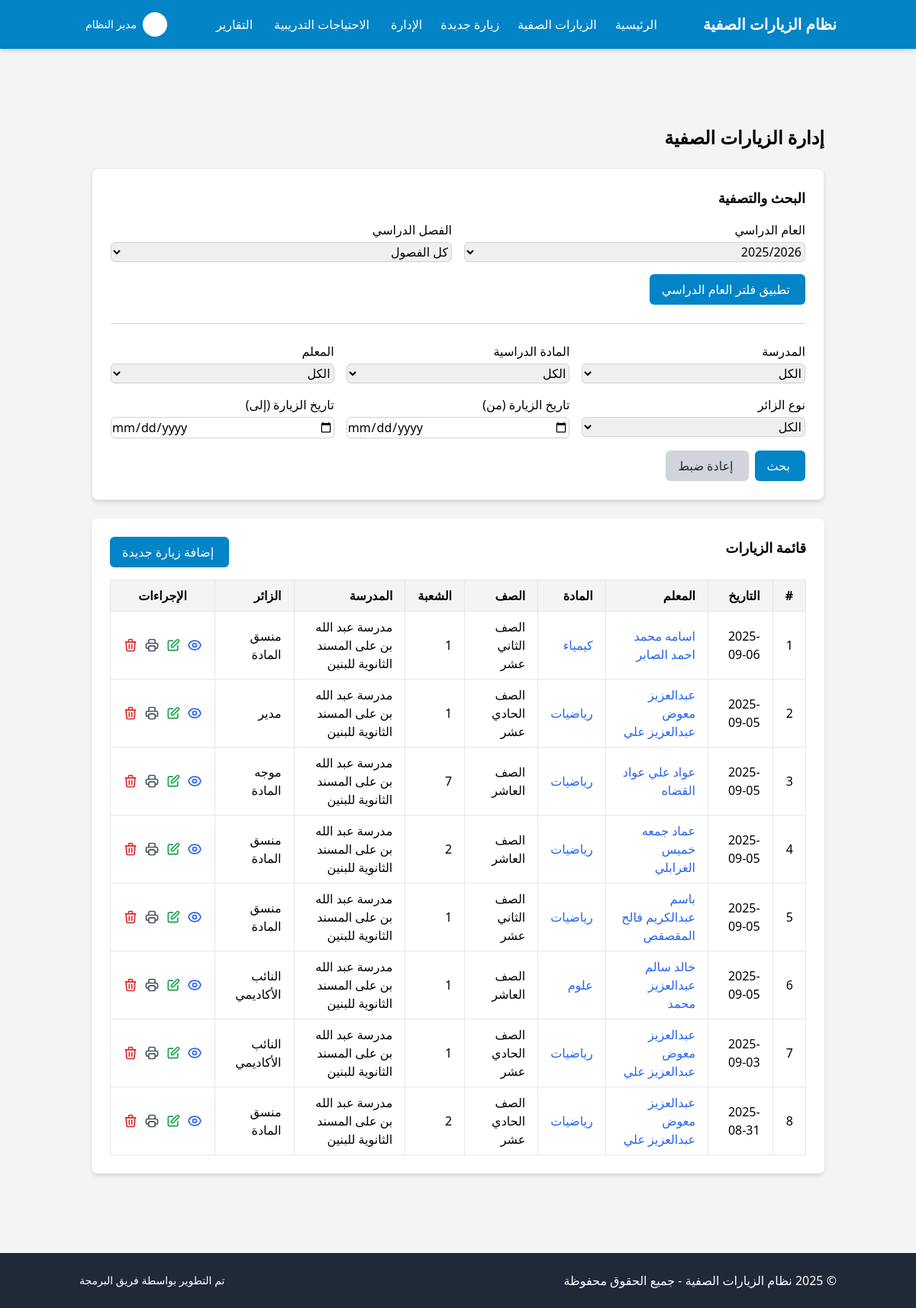
Screenshot of /visits.php (signed in) with the database file from the repository.
### tables this page shows
CREATE TABLE `visits` (
  `id` int NOT NULL,
  `school_id` int NOT NULL,
  `teacher_id` int NOT NULL,
  `subject_id` int NOT NULL,
  `grade_id` int NOT NULL,
  `section_id` int NOT NULL,
  `level_id` int NOT NULL,
  `visitor_type_id` int NOT NULL,
  `visitor_person_id` int DEFAULT NULL,
  `visit_date` date NOT NULL,
  `academic_year_id` int DEFAULT NULL,
  `visit_type` enum('full','partial') NOT NULL DEFAULT 'full',
  `attendance_type` enum('physical','remote','hybrid') NOT NULL DEFAULT 'physical',
  `has_lab` tinyint(1) NOT NULL DEFAULT '0',
  `general_notes` text,
  `recommendation_notes` text,
  `appreciation_notes` text,
  `total_score` decimal(5,2) DEFAULT NULL,
  `created_at` timestamp NULL DEFAULT CURRENT_TIMESTAMP,
  `updated_at` timestamp NULL DEFAULT CURRENT_TIMESTAMP ON UPDATE CURRENT_TIMESTAMP
);

CREATE TABLE `teachers` (
  `id` int NOT NULL,
  `name` varchar(255) NOT NULL,
  `personal_id` varchar(20) NOT NULL,
  `email` varchar(255) DEFAULT NULL,
  `job_title` varchar(50) NOT NULL DEFAULT '????????',
  `phone` varchar(20) DEFAULT NULL,
  `school_id` int NOT NULL,
  `created_at` timestamp NULL DEFAULT CURRENT_TIMESTAMP,
  `updated_at` timestamp NULL DEFAULT CURRENT_TIMESTAMP ON UPDATE CURRENT_TIMESTAMP,
  `user_id` int DEFAULT NULL
);

CREATE TABLE `subjects` (
  `id` int NOT NULL,
  `name` varchar(255) NOT NULL,
  `school_id` int DEFAULT NULL,
  `is_school_specific` tinyint(1) NOT NULL DEFAULT '0',
  `is_active` tinyint(1) NOT NULL DEFAULT '1',
  `created_by` int DEFAULT NULL,
  `updated_by` int DEFAULT NULL,
  `created_at` timestamp NULL DEFAULT CURRENT_TIMESTAMP,
  `updated_at` timestamp NULL DEFAULT CURRENT_TIMESTAMP ON UPDATE CURRENT_TIMESTAMP
);

CREATE TABLE `grades` (
  `id` int NOT NULL,
  `name` varchar(255) NOT NULL,
  `level_id` int NOT NULL,
  `created_at` timestamp NULL DEFAULT CURRENT_TIMESTAMP,
  `updated_at` timestamp NULL DEFAULT CURRENT_TIMESTAMP ON UPDATE CURRENT_TIMESTAMP
);

CREATE TABLE `sections` (
  `id` int NOT NULL,
  `name` varchar(255) NOT NULL,
  `grade_id` int NOT NULL,
  `school_id` int NOT NULL,
  `created_at` timestamp NULL DEFAULT CURRENT_TIMESTAMP,
  `updated_at` timestamp NULL DEFAULT CURRENT_TIMESTAMP ON UPDATE CURRENT_TIMESTAMP
);

CREATE TABLE `schools` (
  `id` int NOT NULL,
  `name` varchar(255) NOT NULL,
  `phone` varchar(20) DEFAULT NULL,
  `created_at` timestamp NULL DEFAULT CURRENT_TIMESTAMP,
  `updated_at` timestamp NULL DEFAULT CURRENT_TIMESTAMP ON UPDATE CURRENT_TIMESTAMP,
  `school_code` varchar(20) DEFAULT NULL,
  `email` varchar(255) DEFAULT NULL,
  `address` text,
  `logo` varchar(255) DEFAULT NULL
);

CREATE TABLE `visitor_types` (
  `id` int NOT NULL,
  `name` varchar(255) NOT NULL,
  `created_at` timestamp NULL DEFAULT CURRENT_TIMESTAMP,
  `updated_at` timestamp NULL DEFAULT CURRENT_TIMESTAMP ON UPDATE CURRENT_TIMESTAMP
);

### includes/db_connection.php (called while the page is built, shortened)
<?php
$dsn = "mysql:host=" . DB_HOST . ";dbname=" . DB_NAME . ";charset=" . DB_CHARSET;
$options = [
    PDO::ATTR_ERRMODE            => PDO::ERRMODE_EXCEPTION,
    PDO::ATTR_DEFAULT_FETCH_MODE => PDO::FETCH_ASSOC,
    PDO::ATTR_EMULATE_PREPARES   => false,
];
try {
    $pdo = new PDO($dsn, DB_USER, DB_PASS, $options);
    $pdo->exec("SET NAMES utf8mb4");
    $pdo->exec("SET CHARACTER SET utf8mb4");
    $pdo->exec("SET collation_connection = utf8mb4_unicode_ci");
} catch (PDOException $e) {
    die("فشل الاتصال بقاعدة البيانات: " . $e->getMessage());
}
function query($sql, $params = []) {
    global $pdo;
    $stmt = $pdo->prepare($sql);
    $stmt->execute($params);
    return $stmt->fetchAll();
}
function query_row($sql, $params = []) {
    global $pdo;
    $stmt = $pdo->prepare($sql);
    $stmt->execute($params);
    return $stmt->fetch();
}

### includes/functions.php (called while the page is built, shortened)
<?php
function get_active_academic_year() {
    return query_row("SELECT * FROM academic_years WHERE is_active = 1 LIMIT 1");
}

### visits.php (the view, shortened to what this page needs)
<?php
require_once 'includes/db_connection.php';
require_once 'includes/functions.php';
$user_role_name = $_SESSION['role_name'];
require_once 'includes/header.php';
if (!isset($_SESSION['selected_academic_year'])) {
    $active_year = get_active_academic_year();
}
$selected_year_id = $_SESSION['selected_academic_year'];
$selected_term = $_SESSION['selected_term'] ?? 'all';
$items_per_page = 10;
$current_page = isset($_GET['page']) ? max(1, intval($_GET['page'])) : 1;
$offset = ($current_page - 1) * $items_per_page;
$academic_years_query = "SELECT * FROM academic_years ORDER BY id DESC";
$academic_years = query($academic_years_query);
$search_condition = " WHERE v.academic_year_id = ?";
$search_params = [$selected_year_id];
$visits_sql = "
    SELECT
        v.id,
        v.visit_date,
        t.id AS teacher_id,
        t.name AS teacher_name,
        s.name AS school_name,
        vt.name AS visitor_type,
        g.name AS grade_name,
        sec.name AS section_name,
        subj.id AS subject_id,
        subj.name AS subject_name
    FROM
        visits v
    JOIN
        teachers t ON v.teacher_id = t.id
    JOIN
        schools s ON v.school_id = s.id
    JOIN
        visitor_types vt ON v.visitor_type_id = vt.id
    JOIN
        grades g ON v.grade_id = g.id
    JOIN
        sections sec ON v.section_id = sec.id
    JOIN
        subjects subj ON v.subject_id = subj.id
    $search_condition
    ORDER BY
        v.visit_date DESC
    LIMIT $offset, $items_per_page
";
try {
    $visits = query($visits_sql, $search_params);
} catch (Exception $e) {
    $visits = [];
    $alert_message = show_alert('حدث خطأ أثناء استرجاع البيانات: ' . $e->getMessage(), 'error');
}
?>
<div class="container mx-auto px-4 py-8" style="margin-top: 20px;">
    <h1 class="text-2xl font-bold mb-6">إدارة الزيارات الصفية</h1>
    <div class="bg-white rounded-lg shadow-md border border-gray-200 p-6 mb-6">
        <h2 class="text-lg font-semibold mb-4">البحث والتصفية</h2>
        <form action="" method="post" class="space-y-4">
            <div class="grid grid-cols-1 md:grid-cols-2 gap-4">
                <div>
                    <label for="academic_year_id" class="block mb-1">العام الدراسي</label>
                    <select id="academic_year_id" name="academic_year_id" class="w-full border border-gray-300 shadow-sm rounded-md focus:border-primary-500 focus:ring focus:ring-primary-200">
                        <?php foreach ($academic_years as $year): ?>
                        <option value="<?= $year['id'] ?>" <?= $year['id'] == $selected_year_id ? 'selected' : '' ?>>
                            <?= htmlspecialchars($year['name']) ?>
                        </option>
                        <?php endforeach; ?>
                    </select>
                </div>
                <div>
                    <label for="term" class="block mb-1">الفصل الدراسي</label>
                    <select id="term" name="term" class="w-full border border-gray-300 shadow-sm rounded-md focus:border-primary-500 focus:ring focus:ring-primary-200">
                        <option value="all" <?= $selected_term == 'all' ? 'selected' : '' ?>>كل الفصول</option>
                    </select>
                </div>
                <div class="md:col-span-2">
                    <button type="submit" name="filter_academic_year" class="inline-flex items-center px-4 py-2 bg-primary-600 text-white rounded-md shadow-sm hover:bg-primary-700 focus:outline-none focus:ring-2 focus:ring-primary-500">
                        تطبيق فلتر العام الدراسي
                    </button>
                </div>
            </div>
        </form>
        <hr class="my-6 border-gray-300">
        <?php if ($user_role_name !== 'Teacher'): ?>
        <form action="" method="get" class="space-y-4">
            <div class="grid grid-cols-1 md:grid-cols-3 gap-4">
                <div>
                    <label for="school_id" class="block mb-1">المدرسة</label>
                    <select id="school_id" name="school_id" class="w-full border border-gray-300 shadow-sm rounded-md focus:border-primary-500 focus:ring focus:ring-primary-200">
                        <option value="0">الكل</option>
                    </select>
                </div>
                <div>
                    <label for="subject_id" class="block mb-1">المادة الدراسية</label>
                    <select id="subject_id" name="subject_id" class="w-full border border-gray-300 shadow-sm rounded-md focus:border-primary-500 focus:ring focus:ring-primary-200">
                        <option value="0">الكل</option>
                    </select>
                </div>
                <div>
                    <label for="teacher_id" class="block mb-1">المعلم</label>
                    <select id="teacher_id" name="teacher_id" class="w-full border border-gray-300 shadow-sm rounded-md focus:border-primary-500 focus:ring focus:ring-primary-200">
                        <option value="0">الكل</option>
                    </select>
                </div>
            </div>
            <div class="grid grid-cols-1 md:grid-cols-3 gap-4">
                <div>
                    <label for="visitor_type_id" class="block mb-1">نوع الزائر</label>
                    <select id="visitor_type_id" name="visitor_type_id" class="w-full border border-gray-300 shadow-sm rounded-md focus:border-primary-500 focus:ring focus:ring-primary-200">
                        <option value="0">الكل</option>
                    </select>
                </div>
                <div>
                    <label for="visit_date_from" class="block mb-1">تاريخ الزيارة (من)</label>
                    <input type="date" id="visit_date_from" name="visit_date_from" class="w-full border border-gray-300 shadow-sm rounded-md focus:border-primary-500 focus:ring focus:ring-primary-200"
                           value="<?= isset($_GET['visit_date_from']) ? htmlspecialchars($_GET['visit_date_from']) : '' ?>">
                </div>
                <div>
                    <label for="visit_date_to" class="block mb-1">تاريخ الزيارة (إلى)</label>
                    <input type="date" id="visit_date_to" name="visit_date_to" class="w-full border border-gray-300 shadow-sm rounded-md focus:border-primary-500 focus:ring focus:ring-primary-200"
                           value="<?= isset($_GET['visit_date_to']) ? htmlspecialchars($_GET['visit_date_to']) : '' ?>">
                </div>
            </div>
            <div class="flex items-end">
                <button type="submit" name="search" value="1" class="bg-primary-600 text-white px-4 py-2 rounded-md hover:bg-primary-700 transition-colors">
                    بحث
                </button>
                <a href="visits.php" class="bg-gray-300 text-gray-800 px-4 py-2 rounded-md hover:bg-gray-400 transition-colors mr-2">
                    إعادة ضبط
                </a>
            </div>
        </form>
        <?php endif; ?>
    </div>
    <div class="bg-white rounded-lg shadow-md p-6">
        <div class="flex justify-between mb-4">
            <h2 class="text-lg font-semibold">قائمة الزيارات</h2>
            <a href="evaluation_form.php" class="bg-primary-600 text-white px-4 py-2 rounded-md hover:bg-primary-700 transition-colors">
                إضافة زيارة جديدة
            </a>
        </div>
        <?php if (empty($visits)): ?>
            <p class="text-gray-500">لا توجد زيارات مسجلة.</p>
        <?php else: ?>
            <div class="overflow-x-auto">
                <table class="min-w-full border-collapse">
                    <thead>
                        <tr class="bg-gray-100">
                            <th class="px-4 py-2 border text-right">#</th>
                            <th class="px-4 py-2 border text-right">التاريخ</th>
                            <th class="px-4 py-2 border text-right">المعلم</th>
                            <th class="px-4 py-2 border text-right">المادة</th>
                            <th class="px-4 py-2 border text-right">الصف</th>
                            <th class="px-4 py-2 border text-right">الشعبة</th>
                            <th class="px-4 py-2 border text-right">المدرسة</th>
                            <th class="px-4 py-2 border text-right">الزائر</th>
                            <th class="px-4 py-2 border text-center">الإجراءات</th>
                        </tr>
                    </thead>
                    <tbody>
                        <?php foreach ($visits as $index => $visit): ?>
                            <tr class="hover:bg-gray-50">
                                <td class="px-4 py-2 border"><?= $offset + $index + 1 ?></td>
                                <td class="px-4 py-2 border"><?= date('Y-m-d', strtotime($visit['visit_date'])) ?></td>
                                <td class="px-4 py-2 border">
                                    <a href="class_performance_report.php?teacher_id=<?= $visit['teacher_id'] ?>" class="text-blue-600 hover:text-blue-800">
                                        <?= htmlspecialchars($visit['teacher_name']) ?>
                                    </a>
                                </td>
                                <td class="px-4 py-2 border">
                                    <a href="subject_detailed_report.php?subject_id=<?= $visit['subject_id'] ?>" class="text-blue-600 hover:text-blue-800">
                                        <?= htmlspecialchars($visit['subject_name']) ?>
                                    </a>
                                </td>
                                <td class="px-4 py-2 border"><?= htmlspecialchars($visit['grade_name']) ?></td>
                                <td class="px-4 py-2 border"><?= htmlspecialchars($visit['section_name']) ?></td>
                                <td class="px-4 py-2 border"><?= htmlspecialchars($visit['school_name']) ?></td>
                                <td class="px-4 py-2 border"><?= htmlspecialchars($visit['visitor_type']) ?></td>
                                <td class="px-4 py-2 border text-center">
                                    <div class="flex space-x-2 space-x-reverse justify-center">
                                        <a href="view_visit.php?id=<?= $visit['id'] ?>" class="text-blue-600 hover:text-blue-800" title="عرض">
                                        </a>
                                        <?php if ($user_role_name !== 'Teacher'): ?>
                                        <a href="edit_visit.php?id=<?= $visit['id'] ?>" class="text-green-600 hover:text-green-800" title="تعديل">
                                            <svg xmlns="http://www.w3.org/2000/svg" class="h-5 w-5" fill="none" viewBox="0 0 24 24" stroke="currentColor">
                                                <path stroke-linecap="round" stroke-linejoin="round" stroke-width="2" d="M11 5H6a2 2 0 00-2 2v11a2 2 0 002 2h11a2 2 0 002-2v-5m-1.414-9.414a2 2 0 112.828 2.828L11.828 15H9v-2.828l8.586-8.586z" />
                                            </svg>
                                        </a>
                                        <?php endif; ?>
                                        <a href="print_visit.php?id=<?= $visit['id'] ?>" class="text-gray-600 hover:text-gray-800" title="طباعة">
                                        </a>
                                        <?php if ($user_role_name !== 'Teacher'): ?>
                                        <a href="delete_visit.php?id=<?= $visit['id'] ?>" class="text-red-600 hover:text-red-800"
                                           onclick="return confirm('هل أنت متأكد من حذف هذه الزيارة؟');" title="حذف">
                                            <svg xmlns="http://www.w3.org/2000/svg" class="h-5 w-5" fill="none" viewBox="0 0 24 24" stroke="currentColor">
                                                <path stroke-linecap="round" stroke-linejoin="round" stroke-width="2" d="M19 7l-.867 12.142A2 2 0 0116.138 21H7.862a2 2 0 01-1.995-1.858L5 7m5 4v6m4-6v6m1-10V4a1 1 0 00-1-1h-4a1 1 0 00-1 1v3M4 7h16" />
                                            </svg>
                                        </a>
                                        <?php endif; ?>
                                    </div>
                                </td>
                            </tr>
                        <?php endforeach; ?>
                    </tbody>
                </table>
            </div>
        <?php endif; ?>
    </div>
</div>
<?php
require_once 'includes/footer.php';
?>

### includes/header.php (style rules this page uses)
body { font-family: 'Tajawal', sans-serif; background-color: #f9fafb; margin: 0; padding: 0; margin-top: 100px; }

### rows the page displays
visits: index "1", visit_date "2025-09-06", teacher.name "اسامه محمد احمد الصابر", subject.name "كيمياء", grade.name "الصف الثاني عشر", section.name "1", school.name "مدرسة عبد الله بن على المسند الثانوية للبنين", visitor_type.name "منسق المادة"
visits: index "2", visit_date "2025-09-05", teacher.name "عبدالعزيز معوض عبدالعزيز علي", subject.name "رياضيات", grade.name "الصف الحادي عشر", section.name "1", school.name "مدرسة عبد الله بن على المسند الثانوية للبنين", visitor_type.name "مدير"
visits: index "3", visit_date "2025-09-05", teacher.name "عواد علي عواد القضاه", subject.name "رياضيات", grade.name "الصف العاشر", section.name "7", school.name "مدرسة عبد الله بن على المسند الثانوية للبنين", visitor_type.name "موجه المادة"
visits: index "4", visit_date "2025-09-05", teacher.name "عماد جمعه خميس الغرابلي", subject.name "رياضيات", grade.name "الصف العاشر", section.name "2", school.name "مدرسة عبد الله بن على المسند الثانوية للبنين", visitor_type.name "منسق المادة"
visits: index "5", visit_date "2025-09-05", teacher.name "باسم عبدالكريم فالح المقصقص", subject.name "رياضيات", grade.name "الصف الثاني عشر", section.name "1", school.name "مدرسة عبد الله بن على المسند الثانوية للبنين", visitor_type.name "منسق المادة"
visits: index "6", visit_date "2025-09-05", teacher.name "خالد سالم عبدالعزيز محمد", subject.name "علوم", grade.name "الصف العاشر", section.name "1", school.name "مدرسة عبد الله بن على المسند الثانوية للبنين", visitor_type.name "النائب الأكاديمي"
visits: index "7", visit_date "2025-09-03", teacher.name "عبدالعزيز معوض عبدالعزيز علي", subject.name "رياضيات", grade.name "الصف الحادي عشر", section.name "1", school.name "مدرسة عبد الله بن على المسند الثانوية للبنين", visitor_type.name "النائب الأكاديمي"
visits: index "8", visit_date "2025-08-31", teacher.name "عبدالعزيز معوض عبدالعزيز علي", subject.name "رياضيات", grade.name "الصف الحادي عشر", section.name "2", school.name "مدرسة عبد الله بن على المسند الثانوية للبنين", visitor_type.name "منسق المادة"

### other values shown
$app_name "نظام الزيارات الصفية"
$_SESSION['full_name'] "مدير النظام"
form field academic_year_id "2025/2026"
